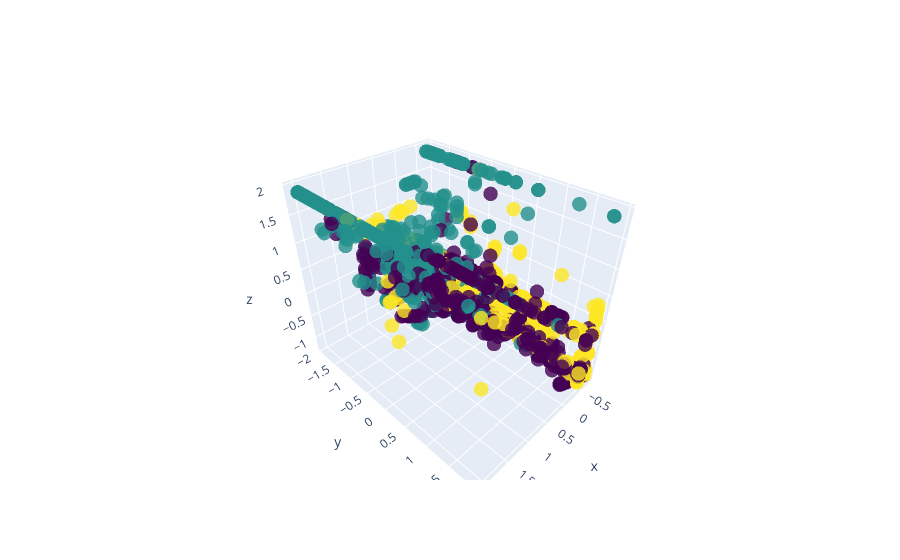

Notebook source saved alongside this figure:
### Code cell
fig = go.Figure(data=go.Scatter3d(
    x=df_normalized.iloc[:, 0],  # assuming the DataFrame has at least three columns
    y=df_normalized.iloc[:, 1],
    z=df_normalized.iloc[:, 2],
    mode='markers',
    marker=dict(
        size=5,
        color=labels_kmeans,  # set color to the K-Means cluster labels
        colorscale='Viridis',  # choose a colorscale
        opacity=0.8
    )
))

fig.show()

### Figure 1 — Plotly figure (JSON) as saved in the notebook; plotly's stock layout.template omitted (floating-point values rounded to 4 significant figures; data arrays with more than 128 entries replaced by an {"elided": "..."} marker saying what was removed)
{"data": [{"marker": {"color": {"elided": "2704 int values"}, "colorscale": [[0, "#440154"], [0.1111, "#482878"], [0.2222, "#3e4989"], [0.3333, "#31688e"], [0.4444, "#26828e"], [0.5556, "#1f9e89"], [0.6667, "#35b779"], [0.7778, "#6ece58"], [0.8889, "#b5de2b"], [1, "#fde725"]], "opacity": 0.8, "size": 5}, "mode": "markers", "type": "scatter3d", "x": {"elided": "2704 float values"}, "y": {"elided": "2704 float values"}, "z": {"elided": "2704 float values"}}], "layout": {}}
